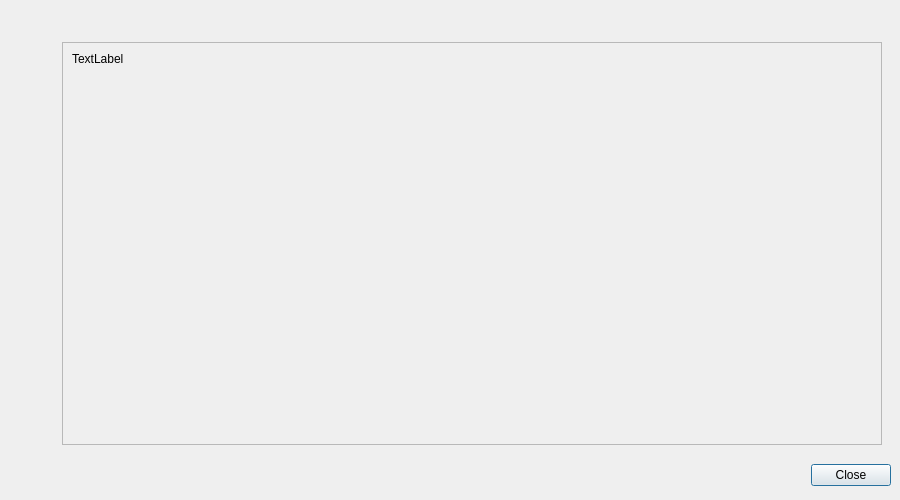
<?xml version="1.0" encoding="UTF-8"?>
<ui version="4.0">
 <class>HelpAboutDialog</class>
 <widget class="QDialog" name="HelpAboutDialog">
  <property name="geometry">
   <rect>
    <x>0</x>
    <y>0</y>
    <width>900</width>
    <height>500</height>
   </rect>
  </property>
  <property name="windowTitle">
   <string>X</string>
  </property>
  <layout class="QGridLayout">
   <property name="leftMargin">
    <number>9</number>
   </property>
   <property name="topMargin">
    <number>9</number>
   </property>
   <property name="rightMargin">
    <number>9</number>
   </property>
   <property name="bottomMargin">
    <number>9</number>
   </property>
   <property name="spacing">
    <number>6</number>
   </property>
   <item row="1" column="1">
    <widget class="QFrame" name="frame_2">
     <property name="frameShape">
      <enum>QFrame::NoFrame</enum>
     </property>
     <property name="frameShadow">
      <enum>QFrame::Raised</enum>
     </property>
     <layout class="QVBoxLayout">
      <property name="spacing">
       <number>6</number>
      </property>
      <property name="leftMargin">
       <number>9</number>
      </property>
      <property name="topMargin">
       <number>9</number>
      </property>
      <property name="rightMargin">
       <number>9</number>
      </property>
      <property name="bottomMargin">
       <number>9</number>
      </property>
      <item>
       <widget class="QScrollArea" name="scrollArea">
        <property name="horizontalScrollBarPolicy">
         <enum>Qt::ScrollBarAlwaysOff</enum>
        </property>
        <property name="widgetResizable">
         <bool>true</bool>
        </property>
        <widget class="QWidget" name="scrollAreaWidgetContents">
         <property name="geometry">
          <rect>
           <x>0</x>
           <y>0</y>
           <width>582</width>
           <height>395</height>
          </rect>
         </property>
         <layout class="QVBoxLayout" name="verticalLayout">
          <item>
           <widget class="QLabel" name="main">
            <property name="text">
             <string>TextLabel</string>
            </property>
           </widget>
          </item>
          <item>
           <spacer>
            <property name="orientation">
             <enum>Qt::Vertical</enum>
            </property>
            <property name="sizeType">
             <enum>QSizePolicy::Expanding</enum>
            </property>
            <property name="sizeHint" stdset="0">
             <size>
              <width>391</width>
              <height>91</height>
             </size>
            </property>
           </spacer>
          </item>
         </layout>
        </widget>
       </widget>
      </item>
     </layout>
    </widget>
   </item>
   <item row="1" column="0">
    <widget class="QFrame" name="frame_3">
     <property name="sizePolicy">
      <sizepolicy hsizetype="Fixed" vsizetype="Preferred">
       <horstretch>0</horstretch>
       <verstretch>0</verstretch>
      </sizepolicy>
     </property>
     <property name="frameShape">
      <enum>QFrame::NoFrame</enum>
     </property>
     <property name="frameShadow">
      <enum>QFrame::Raised</enum>
     </property>
     <layout class="QVBoxLayout">
      <property name="spacing">
       <number>6</number>
      </property>
      <property name="leftMargin">
       <number>9</number>
      </property>
      <property name="topMargin">
       <number>9</number>
      </property>
      <property name="rightMargin">
       <number>9</number>
      </property>
      <property name="bottomMargin">
       <number>9</number>
      </property>
      <item>
       <widget class="QLabel" name="label">
        <property name="text">
         <string/>
        </property>
        <property name="pixmap">
         <pixmap resource="../../icons/icons.qrc">:/logo.png</pixmap>
        </property>
       </widget>
      </item>
      <item>
       <spacer>
        <property name="orientation">
         <enum>Qt::Vertical</enum>
        </property>
        <property name="sizeHint" stdset="0">
         <size>
          <width>20</width>
          <height>40</height>
         </size>
        </property>
       </spacer>
      </item>
     </layout>
    </widget>
   </item>
   <item row="0" column="0" colspan="2">
    <spacer>
     <property name="orientation">
      <enum>Qt::Vertical</enum>
     </property>
     <property name="sizeType">
      <enum>QSizePolicy::Fixed</enum>
     </property>
     <property name="sizeHint" stdset="0">
      <size>
       <width>481</width>
       <height>24</height>
      </size>
     </property>
    </spacer>
   </item>
   <item row="2" column="0" colspan="2">
    <widget class="QFrame" name="frame">
     <property name="frameShape">
      <enum>QFrame::NoFrame</enum>
     </property>
     <property name="frameShadow">
      <enum>QFrame::Raised</enum>
     </property>
     <layout class="QHBoxLayout">
      <property name="spacing">
       <number>6</number>
      </property>
      <property name="leftMargin">
       <number>0</number>
      </property>
      <property name="topMargin">
       <number>0</number>
      </property>
      <property name="rightMargin">
       <number>0</number>
      </property>
      <property name="bottomMargin">
       <number>0</number>
      </property>
      <item>
       <spacer>
        <property name="orientation">
         <enum>Qt::Horizontal</enum>
        </property>
        <property name="sizeType">
         <enum>QSizePolicy::Expanding</enum>
        </property>
        <property name="sizeHint" stdset="0">
         <size>
          <width>381</width>
          <height>31</height>
         </size>
        </property>
       </spacer>
      </item>
      <item>
       <widget class="QPushButton" name="cancel_button">
        <property name="text">
         <string>Close</string>
        </property>
       </widget>
      </item>
     </layout>
    </widget>
   </item>
  </layout>
 </widget>
 <resources>
  <include location="../../icons/icons.qrc"/>
 </resources>
 <connections>
  <connection>
   <sender>cancel_button</sender>
   <signal>clicked()</signal>
   <receiver>HelpAboutDialog</receiver>
   <slot>accept()</slot>
   <hints>
    <hint type="sourcelabel">
     <x>489</x>
     <y>278</y>
    </hint>
    <hint type="destinationlabel">
     <x>267</x>
     <y>149</y>
    </hint>
   </hints>
  </connection>
 </connections>
</ui>
